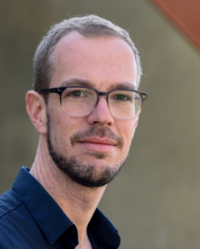
#> input picture vanelk.jpg, 200 x 249 px
$ jupyter execute --allow-errors mooney-explorations.ipynb
#> lines starting #> are read from the running program, lines starting #| are printed output that depends on the picture; after the words box and inside, x2 and y2 are one past the last pixel; in counts of white or black regions, pixels touching at a corner belong together
### utils_image.py
#!/usr/bin/env python
# -*- coding: utf-8 -*-
import os
from pathlib import Path

import numpy as np
from matplotlib.pyplot import imread
from matplotlib.pyplot import imsave
from PIL import Image
from scipy import ndimage
from skimage.filters import rank
from skimage.filters import threshold_otsu
from skimage.morphology import disk


def mkdir(folderpath):
    """Creates a folder for the specified 'folderpath'.

    Input:
        folderpath: string path

    Raises:
        ValueError: If 'folderpath' can not be created due to PermissionError
    """

    path = Path(folderpath)
    try:
        path.mkdir(parents=True, exist_ok=True)
    except PermissionError as error:
        raise ValueError(
            f"Please adapt permissions to create {folderpath} or choose a different directory."
        ) from error


def load_imgs(path):
    """Given a path load image(s). The input path can either be (i) a directory
    in which case all the JPG-images will be loaded into a dictionary, or (ii)
    an image file.

    Returns:
        imgs: A dictionary of of n-dim images. Keys are the original filenames
    """
#> called with path = 'vanelk.jpg'

    ## Get filenames
    filenames = []
    if os.path.isdir(path):
        print(f"Images in {path} will be loaded")
        for file in os.listdir(path):
            if file.endswith(".jpg"):
                filenames.append(os.path.basename(file))
        imagepath = path
    else:
        filenames.append(os.path.basename(path))
        imagepath = os.path.dirname(path)
    print(f"{len(filenames)} images found in {path}")

    ## Load images
    imgs = {}
    for file in filenames:
        print(f"\nImage: {file}")
        imgs[file] = imread(os.path.join(imagepath, file))

    return imgs


def save_img(img, filename):
    """Given a numpy array image save image under filename."""

    mkdir(os.path.dirname(filename))
    imsave(filename, img)


def resize_img(img, size=(400, 400), resample=Image.BILINEAR):
    return np.asarray(Image.fromarray(np.uint8(img)).resize(size, resample))


# buggy
# [9 lines left out: function rgb2gray, not called in this run]


def rgb2gray(rgb):

    r, g, b = rgb[:,:,0], rgb[:,:,1], rgb[:,:,2]
    gray = 0.2989 * r + 0.5870 * g + 0.1140 * b

    return gray

def gauss_filter(img, sigma=4, mode="nearest"):
    print(f"Smooth image using a Gaussian kernel sigma {sigma}")
    return ndimage.filters.gaussian_filter(img, sigma=sigma, mode=mode)


def median_filter(img, size=4):
    print(f"Smooth image using a median filter size {size}")
    return ndimage.filters.median_filter(img, size)


def threshold_img(img, method="global_otsu", radius=50):
    """Given a gray scale image return a thresholded binary image using Otsu's
    thresholding method.

    Input:
        img: A gray scale numpy array.
        method:
          - 'global_otsu' computes a global threshold value for the whole image and
            uses this to binarize the input image. (default)
          - 'local_otsu' computes a local threshols value for each pixel
            (threshold is computed within a neighborhood of a radius).
        radius: The 2D neighborhood to compute local thresholds in local_otsu method

    Returns:
        img_binary: A binary image (same size as input img).
        threshold: Threshold value used to binarize the image.
    """

    if len(img.shape) > 2:
        img = rgb2gray(img)

    if method == "global_otsu":
        threshold = threshold_otsu(img)
        img_binary = img >= threshold

    elif method == "local_otsu":
        selem = disk(radius)
        threshold = rank.otsu(img, selem)
        img_binary = img >= threshold

    return img_binary, threshold

### crmooney.py
#!/usr/bin/env python
# -*- coding: utf-8 -*-
import os
import sys

from dotenv import load_dotenv

import utils
import utils_flickr
import utils_image


__author__ = "Fatma Imamoglu"
__email__ = "fatma@berkeley.edu"
__status__ = "Development"


def apply_mooney_transform(
    img, imagepath, imgname, transformations, mooneypath, url=None, photo_id=None
):
    """Given an image, calls the transformations needed to create the Mooney of
    it.

    Input:
        img: n-dim image
        imagepath: parent dir of 'img'
        imgname: the filename of 'img'
        transformations: dictionary with important transformation parameters
        url: if the image was downloaded, the url as a string
        photo_id: an id assigned to the image

    Returns:
        dictionary: A dictionary of a single Mooney images along with the threshold value,
            its original path and original image name.
    """

    assert isinstance(
        transformations, dict
    ), "'transformations' argument has to be a dict"

    image_size = transformations.get("image_size", (400, 400))
    resize = transformations.get("resize", False)
    smooth_sigma = transformations.get("smooth_sigma", 6)
    threshold_method = transformations.get("threshold_method", "global_otsu")

    # Convert to gray scale image
    if len(img.shape) > 2:
        img = utils_image.rgb2gray(img)
        fname = os.path.join(
            mooneypath, imgname.split(".")[0] + "_g." + imgname.split(".")[1]
        )
        utils_image.save_img(img, fname)

    # Resize image
    if resize:
        img = utils_image.resize(img, size=image_size)
        fname = os.path.join(
            mooneypath, imgname.split(".")[0] + "_gr." + imgname.split(".")[1]
        )
        utils_image.save_img(img, fname)

    # Smooth image
    img = utils_image.gauss_filter(img, sigma=smooth_sigma)
    fname = os.path.join(
        mooneypath, imgname.split(".")[0] + "_s." + imgname.split(".")[1]
    )
    utils_image.save_img(img, fname)

    # Create Mooney image
    img, threshold = utils_image.threshold_img(img, method=threshold_method)
    fname = os.path.join(
        mooneypath, imgname.split(".")[0] + "_m." + imgname.split(".")[1]
    )
    utils_image.save_img(img, fname)

    # Store resulting image in a dict
    return {
        "img_id": photo_id,
        "img_name": imgname.split(".")[0],
        "img_mooney": img,
        "threshold": threshold,
        "threshold_method": threshold_method,
        "resize": resize,
        "smooth_sigma": smooth_sigma,
        "url": url,
        "mooneypath": mooneypath,
        "imagepath": imagepath,
    }


# [137 lines left out: function crmooney_fromdb, not called in this run]


def crmooney_frompath(
    filename,
    mooneypath="",
    resize=False,
    smooth_sigma=6,
    image_size=(400, 400),
    threshold_method="global_otsu",
):
    """Given a path create and save Mooney images in the directory specified
    with.

    Input:
        filename: Can be a directory (in which case all the .JPG files will be converted to Mooney)
            or the path of the jpg file.
        mooneypath: Path to save the final Mooney image.

    Returns:
        imgs_mooney: A dictionary of Mooney images along with the threshold value,
            its original path and original image name.
    """

    if mooneypath == "":
        if not os.path.dirname(filename) == "":
            mooneypath = os.path.dirname(filename)
        else:
            mooneypath = os.getcwd()

    transformations = {
        "image_size": image_size,
        "resize": resize,
        "smooth_sigma": smooth_sigma,
        "threshold_method": threshold_method,
    }

    # Load image
    imgs = utils_image.load_imgs(filename)
#> imgs = 1 item

    imgs_mooney = []
    for imgname, img in imgs.items():
        imgs_mooney.append(
            apply_mooney_transform(
                img,
                os.path.dirname(filename),
                os.path.basename(imgname),
                transformations,
		mooneypath = mooneypath
            )
        )
#> this loop made 1 pass
#> (imgname, image_size in apply_mooney_transform, resize in apply_mooney_transform, smooth_sigma in apply_mooney_transform, threshold_method in apply_mooney_transform) on pass 1: ('vanelk.jpg', (400, 400), False, 2, 'global_otsu')
#| Smooth image using a Gaussian kernel sigma 2
#> pass 1, in rgb2gray, `r, g, b = rgb[:,:,0], rgb[:,:,1], rgb[:,:,2]`:
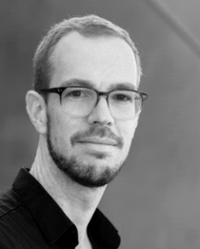
#> r: shape (249, 200) float32; min 0, max 0.949, mean 0.467
#> pass 1, in rgb2gray, `r, g, b = rgb[:,:,0], rgb[:,:,1], rgb[:,:,2]`:
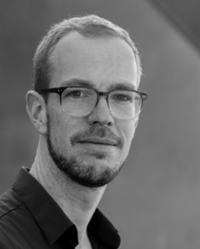
#> g: shape (249, 200) float32; min 0, max 0.902, mean 0.415
#> pass 1, in rgb2gray, `r, g, b = rgb[:,:,0], rgb[:,:,1], rgb[:,:,2]`:
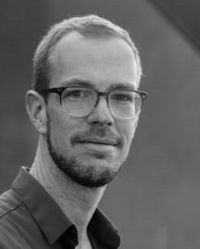
#> b: shape (249, 200) float32; min 0, max 0.929, mean 0.39
#> after the loop, imgs_mooney = 1 item

    if imgs_mooney:
        print(f"{len(imgs_mooney)} Mooney images are in {mooneypath}.")
#| 1 Mooney images are in vanelk_mooney.jpg.

    return imgs_mooney


# [85 lines that do not run on import are left out]

### mooney-explorations.ipynb
[cell 1]
from crmooney import crmooney_frompath

[cell 2]
dic_m = crmooney_frompath(filename = 'vanelk.jpg', mooneypath = 'vanelk_mooney.jpg',smooth_sigma = 2)
#> dic_m = 1 item
dic_j = crmooney_frompath(filename = 'josi.jpg', mooneypath = 'josi_mooney.jpg',smooth_sigma = 2)
#> call 2 of load_imgs, with path = 'josi.jpg'
#> in load_imgs (call 2), `imagepath = os.path.dirname(path)`: imagepath = ''
#| 1 images found in josi.jpg
#| Image: josi.jpg
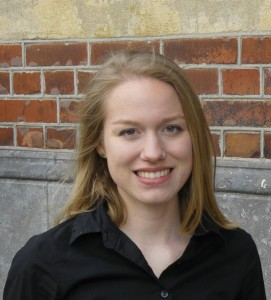
#> input picture josi.jpg, 271 x 300 px
#> the loop in crmooney_frompath (call 2), `for imgname, img in imgs.items():` made 1 pass
#> (imgname, image_size in apply_mooney_transform, resize in apply_mooney_transform, smooth_sigma in apply_mooney_transform, threshold_method in apply_mooney_transform) on pass 1: ('josi.jpg', (400, 400), False, 2, 'global_otsu')
#| Smooth image using a Gaussian kernel sigma 2
#> pass 1, in rgb2gray (call 2), `r, g, b = rgb[:,:,0], rgb[:,:,1], rgb[:,:,2]`:
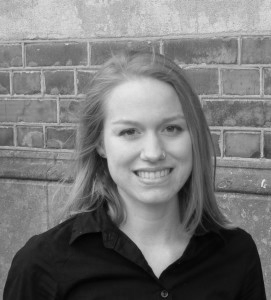
#> r: shape (300, 271); min 1, max 232, mean 118.9
#> pass 1, in rgb2gray (call 2), `r, g, b = rgb[:,:,0], rgb[:,:,1], rgb[:,:,2]`:
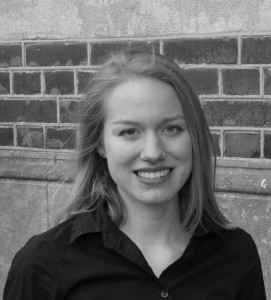
#> g: shape (300, 271); min 1, max 234, mean 104
#> pass 1, in rgb2gray (call 2), `r, g, b = rgb[:,:,0], rgb[:,:,1], rgb[:,:,2]`:
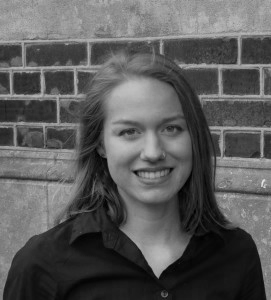
#> b: shape (300, 271); min 0, max 231, mean 90.1
#| 1 Mooney images are in josi_mooney.jpg.
#> dic_j = 1 item

#> (a cell that did not finish here is left out)

[cell 4]
from matplotlib.pyplot import imshow, imread
imshow(dic_m[0]['img_mooney'], cmap = 'gray')
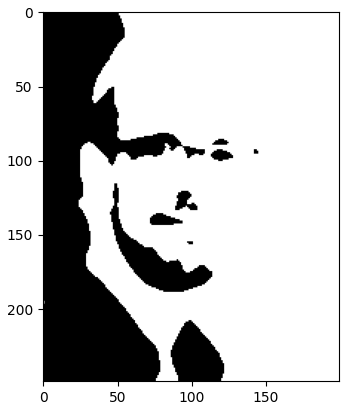
#> figure drawn by matplotlib, 1 panel

[cell 5]
from matplotlib.pyplot import imshow, imread
imshow(dic_j[0]['img_mooney'], cmap = 'gray')
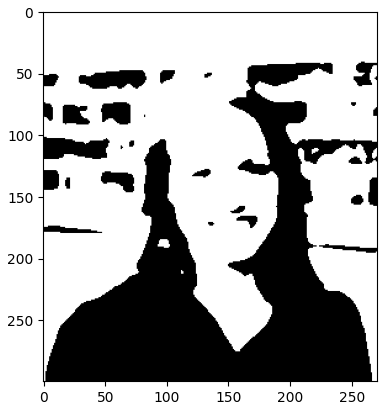
#> figure drawn by matplotlib, 1 panel

[cell 6]
from skimage.filters import threshold_otsu
img = imread('vanelk.jpg')
#> img is the input picture: shape (249, 200, 4) float32; mean R, G, B, A 0.467, 0.415, 0.39, 1
threshold = threshold_otsu(img)
#> threshold = 0.67

[cell 7]
import numpy as np

def rgb2gray(rgb):

    r, g, b = rgb[:,:,0], rgb[:,:,1], rgb[:,:,2]
    gray = 0.2989 * r + 0.5870 * g + 0.1140 * b

    return gray

imshow(rgb2gray(img))

[cell 8]
threshold
#> Out = 0.67

[cell 9]
from utils_image import threshold_img

res = threshold_img(img)
#> call 3 of threshold_img, with method = 'global_otsu', radius = 50
#> in threshold_img (call 3), `threshold = threshold_otsu(img)`: threshold = 0.366
#> in threshold_img (call 3), `img_binary = img >= threshold`:
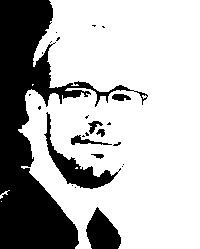
#> img_binary: shape (249, 200) bool; 70.7% white; 25 black regions (17 under 20 px), largest, box (x1, y1, x2, y2) and area: (0, 0, 148, 249) 11866, (44, 112, 121, 189) 1246, (86, 207, 121, 249) 962

[cell 10]
res

[cell 11]
from utils_image import rgb2gray

img = rgb2gray(img)

[cell 12]
img
